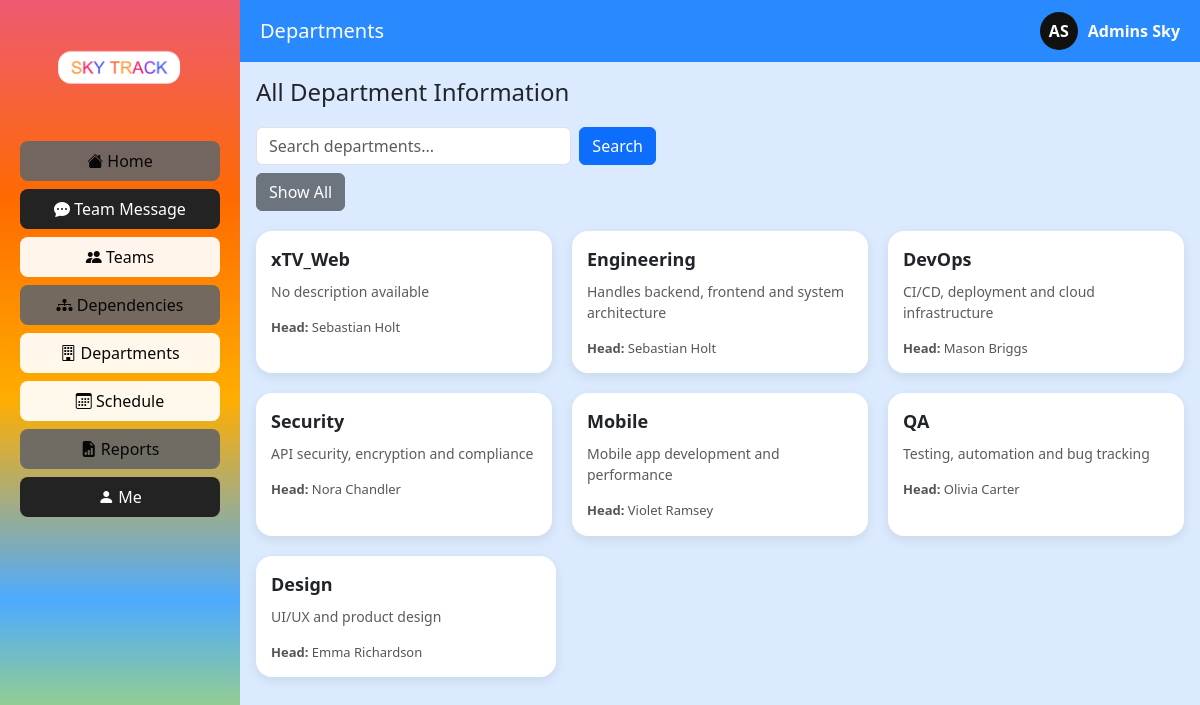
The app's page /departments/ (signed in) with its own data.
### main/models.py (models this page shows)
class Staff(models.Model):
    user = models.OneToOneField(User, on_delete=models.CASCADE)
    first_name = models.CharField(max_length=50)
    last_name = models.CharField(max_length=50)
    class Meta:
        db_table = "Staff"

class Department(models.Model):
    department_id = models.AutoField(primary_key=True)
    department_name = models.CharField(max_length=100)
    department_head = models.CharField(max_length=100)
    department_description = models.TextField(null=True, blank=True)
    class Meta:
        db_table = "Department"

### main/views.py (the view)
# urls.py: path("departments/", views.department_view, name="departments"),
def department_view(request):
    email = request.session.get("user_email")
    if not email:
        return redirect("login")
    user = User.objects.get(email=email)
    staff = Staff.objects.filter(user=user).first()
    q = request.GET.get("q")
    if q:
        departments = Department.objects.filter(
            department_name__icontains=q
        )
    else:
        departments = Department.objects.all()
    return render(request, "department.html", {
        "departments": departments,
        "staff": staff,
        "user_role": user.role
    })

### web_pages/department.html (shortened to what this page needs)
{% extends "base.html" %}
{% block header %}Departments{% endblock %}
{% block content %}
<div class="page-header">
    <h4>All Department Information</h4>
</div>
<div class="search-box">
    <form method="GET" class="d-flex gap-2">
        <input type="text" name="q" value="{{ request.GET.q }}" class="form-control"
            placeholder="Search departments...">
        <button type="submit" class="btn btn-primary">
            Search
        </button>
    </form>
    <a href="{% url 'departments' %}" class="btn btn-secondary mt-2">
        Show All
    </a>
</div>
<div class="department-grid">
    {% for d in departments %}
    <div class="department-card">
        <div class="department-title">
            {{ d.department_name }}
        </div>
        <p class="text-muted small">
            {{ d.department_description|default:"No description available" }}
        </p>
        <div class="department-head">
            <b>Head:</b> {{ d.department_head }}
        </div>
    </div>
    {% empty %}
    <p>No departments found</p>
    {% endfor %}
</div>
{% endblock %}

### web_pages/base.html (shortened to what this page needs)
{% load static %}
<!DOCTYPE html>
<html lang="en">
<head>
<link href="https://cdn.jsdelivr.net/npm/bootstrap@5.3.2/dist/css/bootstrap.min.css" rel="stylesheet">
<link href="https://cdn.jsdelivr.net/npm/bootstrap-icons@1.11.3/font/bootstrap-icons.css" rel="stylesheet">
<link rel="stylesheet" href="{% static 'css/base.css' %}">
</head>
<body>
<div class="d-flex">
  <div class="sidebar">
    <img src="{% static 'images/sky_logo.png' %}" class="logo" onerror="this.style.display='none'">
    <nav class="nav flex-column w-100">
      <a class="nav-link" id="grey"  href="{% url 'dashboard' %}"><i class="bi bi-house-fill"></i> Home</a>
      <a class="nav-link" id="black" href="{% url 'inbox' %}"><i class="bi bi-chat-dots-fill"></i> Team Message</a>
      <a class="nav-link" id="white" href="{% url 'teams:list' %}"><i class="bi bi-people-fill"></i> Teams</a>
      <a class="nav-link" id="grey"  href="{% url 'teams:dependencies' %}"><i class="bi bi-diagram-3-fill"></i> Dependencies</a>
      <a class="nav-link" id="white" href="{% url 'teams:departments' %}"><i class="bi bi-building"></i> Departments</a>
      <a class="nav-link" id="white" href="{% url 'schedule:upcoming' %}"><i class="bi bi-calendar3"></i> Schedule</a>
      <a class="nav-link" id="grey"  href="{% url 'reports:dashboard' %}"><i class="bi bi-file-earmark-bar-graph-fill"></i> Reports</a>
      <a class="nav-link" id="black" href="{% url 'profile' %}"><i class="bi bi-person-fill"></i> Me</a>
    </nav>
  </div>
  <div class="flex-grow-1 d-flex flex-column main-area">
    <div class="topbar">
      <h5 class="m-0">{% block header %}{% endblock %}</h5>
      <a href="{% url 'profile' %}" style="text-decoration:none;color:white;">
        <div class="profile-box">
          <div class="profile-img">{{ staff.first_name|default:"U"|slice:":1"|upper }}{{ staff.last_name|default:"S"|slice:":1"|upper }}</div>
          <strong>{{ staff.first_name|default:"User" }} {{ staff.last_name|default:"" }}</strong>
        </div>
      </a>
    </div>
    <div class="p-3">{% block content %}{% endblock %}</div>
  </div>
</div>
</body>
</html>

### assets/css/base.css (style rules this page uses)
body { background:#dbeafe; height:100vh; overflow:hidden; }
.sidebar { width:250px; min-height:100vh; background:linear-gradient(rgb(238, 90, 115),rgb(255, 106, 0),rgb(255, 174, 0),#4dabff,rgb(210, 235, 49)); padding:20px; display:flex; flex-direction:column; align-items:center; }
.logo { width:200px; margin:10px 0 30px 0; }
.sidebar .nav-link { color:rgb(7, 7, 7); font-weight:500; margin-bottom:8px; background:rgba(42, 43, 42, 0.2); border-radius:8px; text-align:center; width:100%; }
#black { background:rgb(36, 35, 35); color:white; }
#white { background:rgba(255, 255, 255, 0.923); }
#grey { background:rgba(104, 103, 103, 0.923); }
.topbar { background:#2989fe; padding:12px 20px; display:flex; justify-content:space-between; align-items:center; color:white; }
.profile-box { display:flex; align-items:center; gap:10px; }
.profile-img { width:38px; height:38px; border-radius:50%; background:#111; color:white; display:flex; align-items:center; justify-content:center; font-weight:bold; text-transform:uppercase; }
.main-area { height:100vh; overflow-y:auto; }

### web_pages/department.html (style rules this page uses)
.page-header { margin-bottom: 20px; }
.search-box { max-width: 400px; margin-bottom: 20px; }
.department-grid { display: flex; flex-wrap: wrap; gap: 20px; }
.department-card { flex: 1 1 260px; max-width: 300px; border-radius: 16px; background: white; box-shadow: 0 4px 12px rgba(0, 0, 0, 0.08); transition: 0.25s; padding: 15px; }
.department-title { font-size: 18px; font-weight: 600; margin-bottom: 8px; }
.department-head { font-size: 13px; color: #555; }

### records on screen
Staff: first_name "A", last_name "S", first_name "Admins", last_name "Sky"
Department: department_name "xTV_Web", department_description "No description available", department_head "Sebastian Holt"
Department: department_name "Engineering", department_description "Handles backend, frontend and system architecture", department_head "Sebastian Holt"
Department: department_name "DevOps", department_description "CI/CD, deployment and cloud infrastructure", department_head "Mason Briggs"
Department: department_name "Security", department_description "API security, encryption and compliance", department_head "Nora Chandler"
Department: department_name "Mobile", department_description "Mobile app development and performance", department_head "Violet Ramsey"
Department: department_name "QA", department_description "Testing, automation and bug tracking", department_head "Olivia Carter"
Department: department_name "Design", department_description "UI/UX and product design", department_head "Emma Richardson"
